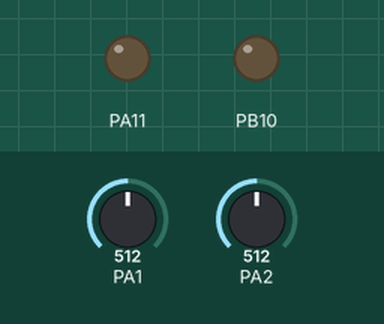
This program was run on a simulated STM32 Black Pill. On the bench: output pins drawn as LEDs (lit = HIGH). The test bench sets the inputs (shaded band); at power-on: PA1 = 512, PA2 = 512. No radio packets arrive unless stated.

Above: at 0.1 s.
Timing chart, 0 to 3.3 s (numbered marks = the images above):
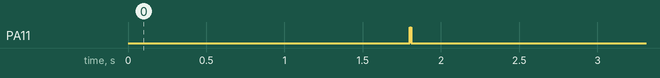

The program:

main.cpp
```cpp
//#include <Arduino.h>

#include <RH_RF69.h>
#include <RHReliableDatagram.h>

#include "sensors.h"
#include "rf_comms.h"


void setup() {
	// put your setup code here, to run once:
	sensors_init();
	toggle_status_led(3,300);
	rf_comms_init();

	//toggle_status_led(5,1000);
}

uint32_t loop_start = millis();
uint32_t loop_start2 = millis();
void loop() {

	uint32_t now_time = millis();
	uint32_t diff = abs(int(now_time - loop_start)) ;
	uint32_t diff2 = abs(int(now_time - loop_start2)) ;
	if (diff >= 5){
		sensors_task_005ms();
		rf_comms_task_005ms();
		loop_start = millis();
	}
	else if (diff2 >= 5000)
	{
		rf_comms_task_02();
		loop_start2 = millis();
	}


	/*
	volatile uint32_t now_time = millis();
	volatile uint32_t now_time_m = getCurrentMillis();
	volatile uint32_t now_time_u = micros();
	sensors_task_005ms();
	rf_comms_task_005ms();
	*/
	delay(1);
}
```
